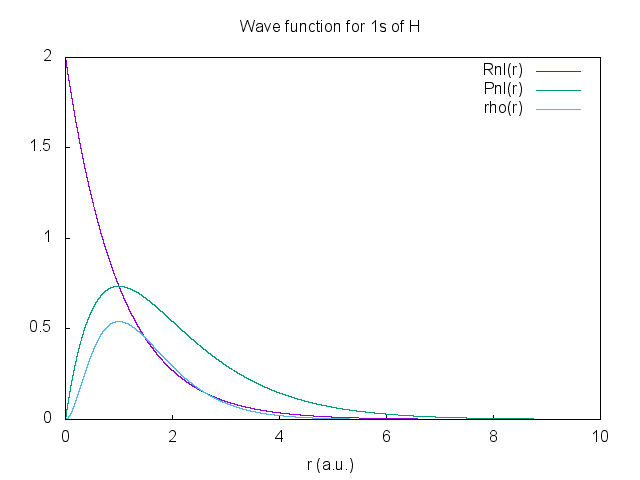

Generate this figure with gnuplot:
#!/gnuplot
#
#    
#    	G N U P L O T
#    	Version 5.0 patchlevel 0    last modified 2015-01-01 
#    
#    	Copyright (C) 1986-1993, 1998, 2004, 2007-2015
#    	Thomas Williams, Colin Kelley and many others
#    
#    	gnuplot home:     http://www.gnuplot.info
#    	faq, bugs, etc:   type "help FAQ"
#    	immediate help:   type "help"  (plot window: hit 'h')
# set terminal wxt 0 enhanced
# set output
unset clip points
set clip one
unset clip two
set bar 1.000000 front
set border 31 front lt black linewidth 1.000 dashtype solid
set zdata 
set ydata 
set xdata 
set y2data 
set x2data 
set boxwidth
set style fill  empty border
set style rectangle back fc  bgnd fillstyle   solid 1.00 border lt -1
set style circle radius graph 0.02, first 0.00000, 0.00000 
set style ellipse size graph 0.05, 0.03, first 0.00000 angle 0 units xy
set dummy x, y
set format x "% h" 
set format y "% h" 
set format x2 "% h" 
set format y2 "% h" 
set format z "% h" 
set format cb "% h" 
set format r "% h" 
set timefmt "%d/%m/%y,%H:%M"
set angles radians
unset grid
set raxis
set style parallel front  lt black linewidth 2.000 dashtype solid
set key title ""
set key inside right top vertical Right noreverse enhanced autotitle nobox
set key noinvert samplen 4 spacing 1 width 0 height 0 
set key maxcolumns 0 maxrows 0
set key noopaque
unset label
unset arrow
set style increment default
unset style line
unset style arrow
set style histogram clustered gap 2 title textcolor lt -1
unset object
set style textbox transparent margins  1.0,  1.0 border
unset logscale
set offsets 0, 0, 0, 0
set pointsize 1
set pointintervalbox 1
set encoding default
unset polar
unset parametric
unset decimalsign
set view 60, 30, 1, 1
set samples 100, 100
set isosamples 10, 10
set surface 
unset contour
set cntrlabel  format '%8.3g' font '' start 5 interval 20
set mapping cartesian
set datafile separator ","
unset hidden3d
set cntrparam order 4
set cntrparam linear
set cntrparam levels auto 5
set cntrparam points 5
set size ratio 0 1,1
set origin 0,0
set style data points
set style function lines
set xzeroaxis
unset yzeroaxis
unset zzeroaxis
unset x2zeroaxis
unset y2zeroaxis
set ticslevel 0.5
set tics scale  1, 0.5, 1, 1, 1
set mxtics default
set nomytics
set mztics default
set mx2tics default
set my2tics default
set mcbtics default
set mrtics default
set xtics border in scale 1,0.5 nomirror norotate  autojustify
set xtics autofreq  norangelimit
set ytics border in scale 1,0.5 nomirror norotate  autojustify
set ytics 0.5 norangelimit
set ztics border in scale 1,0.5 nomirror norotate  autojustify
set ztics autofreq  norangelimit
unset x2tics
unset y2tics
set cbtics border in scale 1,0.5 mirror norotate  autojustify
set cbtics autofreq  norangelimit
set rtics axis in scale 1,0.5 nomirror norotate  autojustify
set rtics autofreq  norangelimit
unset paxis 1 tics
unset paxis 2 tics
unset paxis 3 tics
unset paxis 4 tics
unset paxis 5 tics
unset paxis 6 tics
unset paxis 7 tics
set title "Wave function for 1s of H" 
set title  font "" norotate
set timestamp bottom 
set timestamp "" 
set timestamp  font "" norotate
set rrange [ * : * ] noreverse nowriteback
set trange [ * : * ] noreverse nowriteback
set urange [ * : * ] noreverse nowriteback
set vrange [ * : * ] noreverse nowriteback
set xlabel "r (a.u.)" 
set xlabel  font "" textcolor lt -1 norotate
set x2label "" 
set x2label  font "" textcolor lt -1 norotate
set xrange [ 0.00000 : 10.0000 ] noreverse nowriteback
set x2range [ * : * ] noreverse nowriteback
set ylabel "" 
set ylabel  font "" textcolor lt -1 rotate by -270
set y2label "" 
set y2label  font "" textcolor lt -1 rotate by -270
set yrange [ 0.00000 : 2.00000 ] noreverse nowriteback
set y2range [ * : * ] noreverse nowriteback
set zlabel "" 
set zlabel  font "" textcolor lt -1 norotate
set zrange [ * : * ] noreverse nowriteback
set cblabel "" 
set cblabel  font "" textcolor lt -1 rotate by -270
set cbrange [ * : * ] noreverse nowriteback
set paxis 1 range [ * : * ] noreverse nowriteback
set paxis 2 range [ * : * ] noreverse nowriteback
set paxis 3 range [ * : * ] noreverse nowriteback
set paxis 4 range [ * : * ] noreverse nowriteback
set paxis 5 range [ * : * ] noreverse nowriteback
set paxis 6 range [ * : * ] noreverse nowriteback
set paxis 7 range [ * : * ] noreverse nowriteback
set zero 1e-008
set lmargin  -1
set bmargin  -1
set rmargin  -1
set tmargin  -1
set locale "Japanese_Japan.932"
set pm3d explicit at s
set pm3d scansautomatic
set pm3d interpolate 1,1 flush begin noftriangles noborder corners2color mean
set palette positive nops_allcF maxcolors 0 gamma 1.5 color model RGB 
set palette rgbformulae 7, 5, 15
set colorbox default
set colorbox vertical origin screen 0.9, 0.2, 0 size screen 0.05, 0.6, 0 front bdefault
set style boxplot candles range  1.50 outliers pt 7 separation 1 labels auto unsorted
set loadpath 
set fontpath 
set psdir
set fit brief errorvariables nocovariancevariables errorscaling prescale nowrap v5
GNUTERM = "windows"
ARGC = 0
ARG0 = ""
x = 0.0
## Last datafile plotted: "wavefunction_H_1s.csv"
p "wavefunction_H_1s.csv" using 1:2 title "Rnl(r)" with l, "wavefunction_H_1s.csv" using 1:4 title "Pnl(r)" with l,  "wavefunction_H_1s.csv" using 1:3 title "rho(r)" with l
#    EOF
